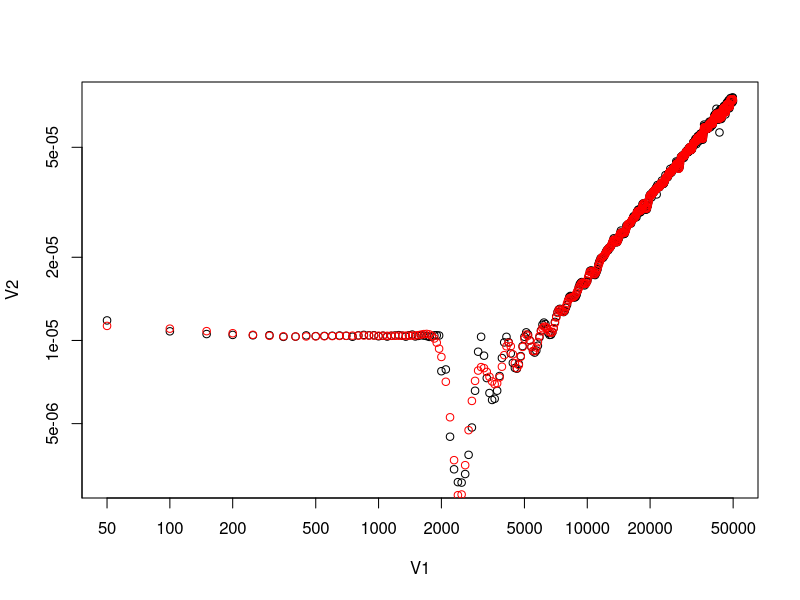
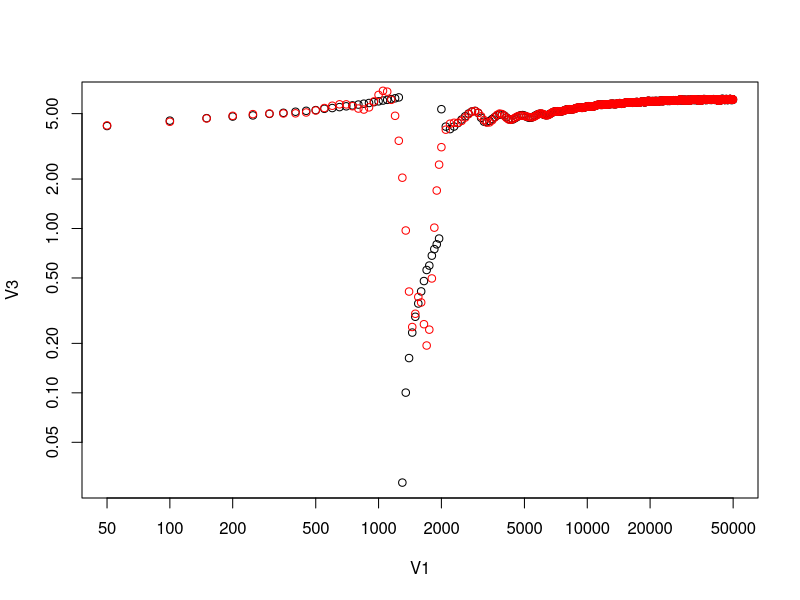

Source code (R) for these figures, in order:
## Calibration smoother

low <- read.csv("cal_100_264_low.txt", header = FALSE)
high <- read.csv("cal_1k_264_high.txt", header = FALSE)

dat <- rbind(low, high)
with(dat, plot(V1,V2, log='xy'))
sm <- with(dat, smooth.spline(V1, V2))
with(sm, points(x,y, col="red"))

with(dat, plot(V1,V3, log='xy'))
sp <- with(dat, smooth.spline(V1,V3))
with(sp, points(x,y, col="red"))

newframe <- data.frame(f = dat$V1, m = sm$y, p= sp$y)
